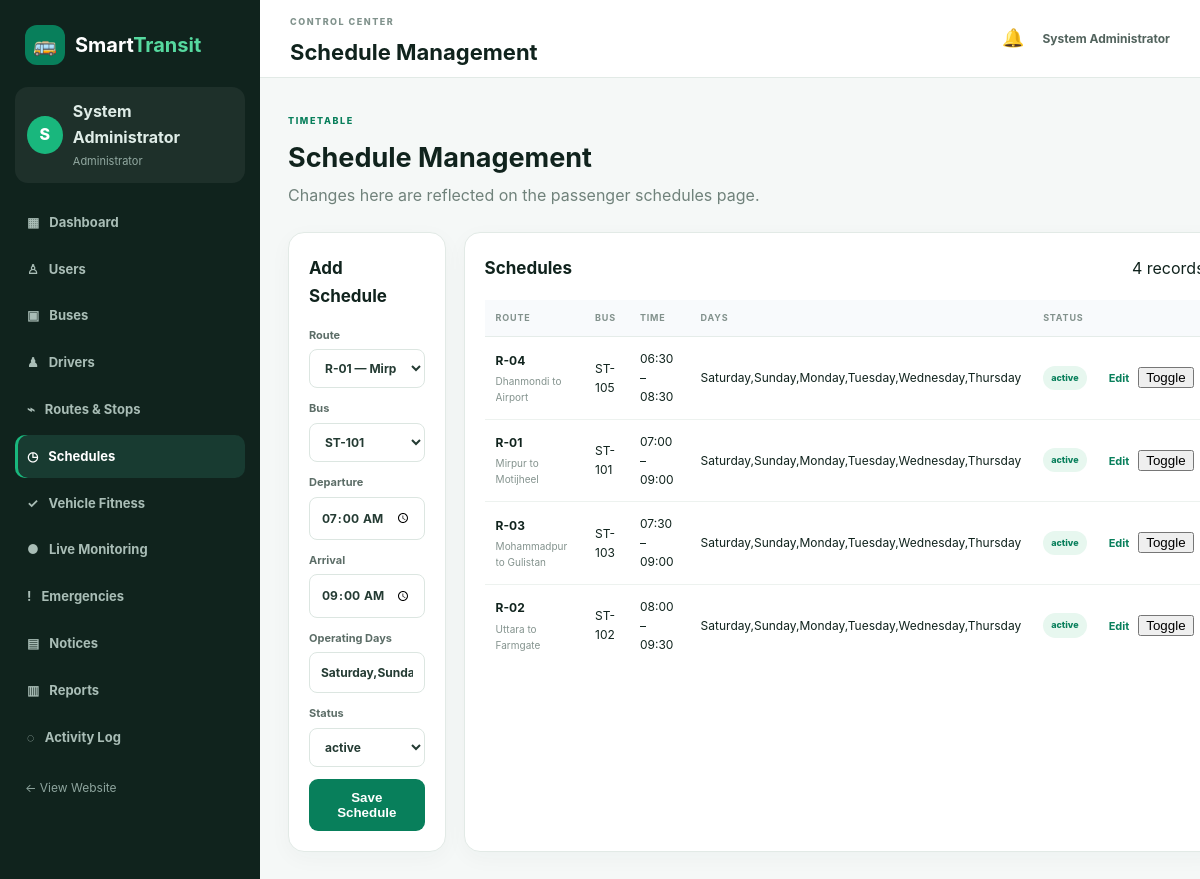
/admin/schedules.php (signed in), run on the app's committed database.
### tables this page shows
CREATE TABLE IF NOT EXISTS schedules (
    id INT UNSIGNED AUTO_INCREMENT PRIMARY KEY,
    route_id INT UNSIGNED NOT NULL,
    bus_id INT UNSIGNED NOT NULL,
    departure_time TIME NOT NULL,
    arrival_time TIME NOT NULL,
    operating_days VARCHAR(120) NOT NULL,
    status ENUM('active','inactive') NOT NULL DEFAULT 'active',
    FOREIGN KEY (route_id) REFERENCES routes(id) ON DELETE CASCADE,
    FOREIGN KEY (bus_id) REFERENCES buses(id) ON DELETE CASCADE
);

CREATE TABLE IF NOT EXISTS routes (
    id INT UNSIGNED AUTO_INCREMENT PRIMARY KEY,
    route_name VARCHAR(120) NOT NULL,
    route_code VARCHAR(30) NOT NULL UNIQUE,
    starting_point VARCHAR(100) NOT NULL,
    ending_point VARCHAR(100) NOT NULL,
    description TEXT,
    status ENUM('active','inactive') NOT NULL DEFAULT 'active',
    created_at TIMESTAMP DEFAULT CURRENT_TIMESTAMP
);

CREATE TABLE IF NOT EXISTS buses (
    id INT UNSIGNED AUTO_INCREMENT PRIMARY KEY,
    bus_number VARCHAR(30) NOT NULL UNIQUE,
    registration_number VARCHAR(50) NOT NULL UNIQUE,
    bus_type VARCHAR(50) NOT NULL,
    capacity INT NOT NULL,
    women_only TINYINT(1) NOT NULL DEFAULT 0,
    status ENUM('active','inactive','maintenance') NOT NULL DEFAULT 'active',
    created_at TIMESTAMP DEFAULT CURRENT_TIMESTAMP
);

### includes/functions.php (called while the page is built, shortened)
<?php
function e(?string $value): string {
    return htmlspecialchars($value ?? '', ENT_QUOTES, 'UTF-8');
}
?>

### admin/schedules.php (the view, shortened to what this page needs)
<?php
require_once __DIR__.'/_common.php'; $adminTitle='Schedule Management'; checkPostCsrf();
$edit=null;if(isset($_GET['edit'])){$st=$pdo->prepare("SELECT * FROM schedules WHERE id=?");$st->execute([(int)$_GET['edit']]);$edit=$st->fetch();}
$routes=$pdo->query("SELECT id,route_code,route_name FROM routes ORDER BY route_code")->fetchAll();$buses=$pdo->query("SELECT id,bus_number FROM buses ORDER BY bus_number")->fetchAll();$rows=$pdo->query("SELECT s.*,r.route_code,r.route_name,b.bus_number FROM schedules s JOIN routes r ON r.id=s.route_id JOIN buses b ON b.id=s.bus_id ORDER BY s.departure_time")->fetchAll();
require __DIR__.'/_layout.php';
?>
<div class="admin-page-head"><div><span class="admin-kicker">TIMETABLE</span><h2>Schedule Management</h2><p>Changes here are reflected on the passenger schedules page.</p></div></div>
<div class="admin-grid-2"><section class="admin-panel"><div class="admin-panel-head"><h3><?= $edit?'Edit Schedule':'Add Schedule' ?></h3></div><form method="post" class="admin-form"><input type="hidden" name="csrf_token" value="<?= e(csrfToken()) ?>"><input type="hidden" name="action" value="save"><input type="hidden" name="id" value="<?= (int)($edit['id']??0) ?>"><label>Route<select required name="route_id"><?php foreach($routes as $r): ?><option value="<?= $r['id'] ?>" <?= ((int)($edit['route_id']??0)==$r['id'])?'selected':'' ?>><?= e($r['route_code'].' — '.$r['route_name']) ?></option><?php endforeach; ?></select></label><label>Bus<select required name="bus_id"><?php foreach($buses as $b): ?><option value="<?= $b['id'] ?>" <?= ((int)($edit['bus_id']??0)==$b['id'])?'selected':'' ?>><?= e($b['bus_number']) ?></option><?php endforeach; ?></select></label><label>Departure<input required type="time" name="departure_time" value="<?= e($edit['departure_time']??'07:00') ?>"></label><label>Arrival<input required type="time" name="arrival_time" value="<?= e($edit['arrival_time']??'09:00') ?>"></label><label>Operating Days<input required name="operating_days" value="<?= e($edit['operating_days']??'Saturday,Sunday,Monday,Tuesday,Wednesday,Thursday') ?>"></label><label>Status<select name="status"><option value="active" <?= ($edit['status']??'active')==='active'?'selected':'' ?>>active</option><option value="inactive" <?= ($edit['status']??'')==='inactive'?'selected':'' ?>>inactive</option></select></label><button class="admin-btn">Save Schedule</button></form></section>
<section class="admin-panel"><div class="admin-panel-head"><h3>Schedules</h3><span><?= count($rows) ?> records</span></div><div class="admin-table-wrap"><table class="admin-table"><thead><tr><th>Route</th><th>Bus</th><th>Time</th><th>Days</th><th>Status</th><th></th></tr></thead><tbody><?php foreach($rows as $r): ?><tr><td><strong><?= e($r['route_code']) ?></strong><small><?= e($r['route_name']) ?></small></td><td><?= e($r['bus_number']) ?></td><td><?= e(substr($r['departure_time'],0,5).' – '.substr($r['arrival_time'],0,5)) ?></td><td><?= e($r['operating_days']) ?></td><td><?= statusBadge($r['status']) ?></td><td class="action-links"><a href="?edit=<?= $r['id'] ?>">Edit</a><form method="post"><input type="hidden" name="csrf_token" value="<?= e(csrfToken()) ?>"><input type="hidden" name="action" value="toggle"><input type="hidden" name="id" value="<?= $r['id'] ?>"><button>Toggle</button></form></td></tr><?php endforeach; ?></tbody></table></div></section></div>
<?php require __DIR__.'/_layout_end.php'; ?>

### admin/_common.php (shortened to what this page needs)
<?php
require_once __DIR__ . '/../includes/functions.php';
function statusBadge(string $status): string {
    $safe=e($status);
    $class=strtolower(str_replace([' ','_'],'-',$status));
    return '<span class="admin-badge '.$class.'">'.$safe.'</span>';
}

### assets/css/style.css (style rules this page uses)
* { box-sizing:border-box }
html { scroll-behavior:smooth }
body { margin:0;font-family:Inter,Segoe UI,Arial,sans-serif;background:#f6f8fb;color:#172033;line-height:1.6 }
a { color:inherit;text-decoration:none }
input,select { width:100%;padding:12px 13px;border:1px solid #d8e0e8;border-radius:8px;background:#fff;font:inherit;color:inherit;outline:none }
table { width:100%;border-collapse:collapse;min-width:720px }
th,td { text-align:left;padding:14px 16px;border-bottom:1px solid #edf0f3 }
th { background:#f8fafc;font-size:12px;text-transform:uppercase;letter-spacing:.5px }
.admin-body { background:#f5f8f7;color:#10231d }
.admin-welcome,.admin-page-head { display:flex;justify-content:space-between;align-items:flex-end;gap:20px;margin-bottom:24px }
.admin-welcome h2,.admin-page-head h2 { font-size:27px;margin:4px 0 }
.admin-welcome p,.admin-page-head p { color:#70827b;margin:0 }
.admin-kicker { font-size:9px;font-weight:850;letter-spacing:1.6px;color:#087f5b }
.admin-btn { border:0;background:#087f5b;color:#fff;border-radius:9px;padding:11px 15px;font-weight:750;cursor:pointer;display:inline-block }
.admin-grid-2 { display:grid;grid-template-columns:1fr 1fr;gap:18px;margin-bottom:18px }
.admin-panel { background:#fff;border:1px solid #e2eae6;border-radius:16px;padding:20px;margin-bottom:18px;box-shadow:0 6px 22px rgba(24,59,49,.035) }
.admin-panel-head { display:flex;justify-content:space-between;align-items:center;gap:15px;margin-bottom:15px }
.admin-panel-head h3 { margin:2px 0;font-size:17px }
.admin-table-wrap { overflow-x:auto }
.admin-table { width:100%;border-collapse:collapse;font-size:12px }
.admin-table th { text-align:left;color:#82918c;font-size:9px;letter-spacing:.8px;text-transform:uppercase;padding:11px;border-bottom:1px solid #e5ece9 }
.admin-table td { padding:12px 11px;border-bottom:1px solid #edf2ef;vertical-align:middle }
.admin-table tr:last-child td { border-bottom:0 }
.admin-table td strong,.admin-table td small { display:block }
.admin-table td small { color:#84938e;margin-top:3px;max-width:300px;overflow:hidden;text-overflow:ellipsis }
.admin-badge { display:inline-block;padding:5px 8px;border-radius:20px;background:#eef3f1;color:#63736e;font-size:9px;font-weight:800 }
.admin-badge.active,.admin-badge.good,.admin-badge.resolved,.admin-badge.information { background:#e7f7ef;color:#087f5b }
.action-links { white-space:nowrap }
.action-links a,.admin-link-btn { color:#087f5b;font-weight:700;font-size:11px;background:none;border:0;padding:0;cursor:pointer;text-decoration:none }
.action-links form { display:inline;margin-left:9px }
.admin-filters input,.admin-filters select,.admin-form input,.admin-form select,.admin-form textarea,.location-controls input { width:100%;border:1px solid #dce6e1;background:#fff;border-radius:8px;padding:10px 11px;outline:none;font:inherit;font-size:12px }
.admin-form { display:grid;gap:12px }
.admin-form label { font-size:11px;color:#5c6d67;font-weight:700 }
.admin-form input,.admin-form select,.admin-form textarea { display:block;margin-top:5px;color:#243b33 }

### data on the page
schedules: route.route_code "R-04", route.route_name "Dhanmondi to Airport", bus.bus_number "ST-105", departure_time+arrival_time "06:30 – 08:30", operating_days "Saturday,Sunday,Monday,Tuesday,Wednesday,Thursday", status "active"
schedules: route.route_code "R-01", route.route_name "Mirpur to Motijheel", bus.bus_number "ST-101", departure_time+arrival_time "07:00 – 09:00", operating_days "Saturday,Sunday,Monday,Tuesday,Wednesday,Thursday", status "active"
schedules: route.route_code "R-03", route.route_name "Mohammadpur to Gulistan", bus.bus_number "ST-103", departure_time+arrival_time "07:30 – 09:00", operating_days "Saturday,Sunday,Monday,Tuesday,Wednesday,Thursday", status "active"
schedules: route.route_code "R-02", route.route_name "Uttara to Farmgate", bus.bus_number "ST-102", departure_time+arrival_time "08:00 – 09:30", operating_days "Saturday,Sunday,Monday,Tuesday,Wednesday,Thursday", status "active"

### other printed values
substr($adminUser['name']??'A',0,1) "S"
$adminUser['name'] "System Administrator"
$adminTitle "Schedule Management"
count($rows) "4"
form field route_id "R-01 — Mirpur to Motijheel"
form field bus_id "ST-101"
